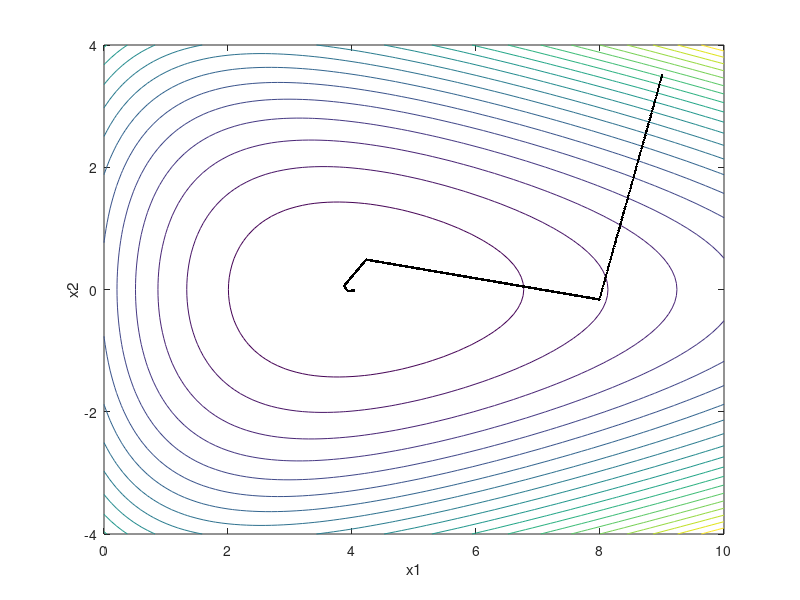

MATLAB code for this plot:
% 例程 2.19  弗莱彻-里夫斯法示例
%  函数：y = (exp(-(x1 - 3)/2)) + (exp((x1 + 4*x2)/10)) + (exp((x1 - 4*x2)/10));
[vx1, vx2] = meshgrid(0: 0.1: 10, -4: 0.1: 4);
y = (exp(-(vx1 - 3)/2)) + (exp((vx1 + 4*vx2)/10)) + (exp((vx1 - 4*vx2)/10));
%  画图展示
figure(1)
contour(vx1, vx2, y, 20);
hold on;
xlabel('x1');  ylabel('x2');
%  设置初始点
x1i = 9;
x2i = 3.5;
yi = (exp(-(x1i - 3)/2)) + (exp((x1i + 4*x2i)/10)) + (exp((x1i - 4*x2i)/10));
%  计算初始点梯度
aux1 = (-0.5*exp(-(x1i - 3)/2)) ...
+ (0.1*exp((x1i + 4*x2i)/10)) + (0.1*exp((x1i - 4*x2i)/10));
aux2 = (0.4*exp((x1i + 4*x2i)/10)) - (0.4*exp((x1i - 4*x2i)/10));
g = [aux1, aux2];
%  判断梯度在x1轴上的分量符号
s = 1;
if g(1) < 0
s = -1;
end;
%  第一段搜索路径
m = g(2)/g(1);  %  计算梯度方向的斜率
flag = 1;
yref = yi;
x1 = x1i;
while flag == 1
x2 = m*(x1 - x1i) + x2i;
y = (exp(-(x1 - 3)/2)) + (exp((x1 + 4*x2)/10)) + (exp((x1 - 4*x2)/10));
if y > yref
flag = 0;
else
yref = y;
plot(x1, x2, 'k.');
x1o = x1;
x2o = x2;
x1 = x1 - (s*0.01);
end;
end;
%  后续多段搜索路径
x1i = x1o;
x2i = x2o;
go = g;
po = -g;
for M = 1:4
yi = (exp(-(x1i - 3)/2)) + (exp((x1i + 4*x2i)/10)) + (exp((x1i - 4*x2i)/10));
aux1 = (-0.5*exp(-(x1i - 3)/2)) + ...
(0.1*exp((x1i + 4*x2i)/10)) + ...
(0.1*exp((x1i - 4*x2i)/10));
aux2 = (0.4*exp((x1i + 4*x2i)/10)) - (0.4*exp((x1i - 4*x2i)/10));
g = [aux1, aux2];  %  当前点的梯度向量
q = (norm(g))^2/(norm(go)^2);
p = -g + (q*po);  %  生成新的共轭梯度搜索方向
%  判断沿x1轴搜索的符号
s = 1;
if p(1) >0
s = -1;
end;
m = p(2)/p(1);  %  计算新搜索方向的斜率
flag = 1;
yref = yi;
x1 = x1i;
while flag == 1
x2 = m*(x1 - x1i) + x2i;
y = (exp(-(x1 - 3)/2)) + (exp((x1 + 4*x2)/10)) + (exp((x1 - 4*x2)/10));
if y > yref
flag = 0;
else
yref = y;
plot(x1, x2, 'k.');
x1o = x1;
x2o = x2;
x1 = x1 - (s*0.01);
end;
end;
x1i = x1o;
x2i = x2o;
go = g;
po = p;
end;
